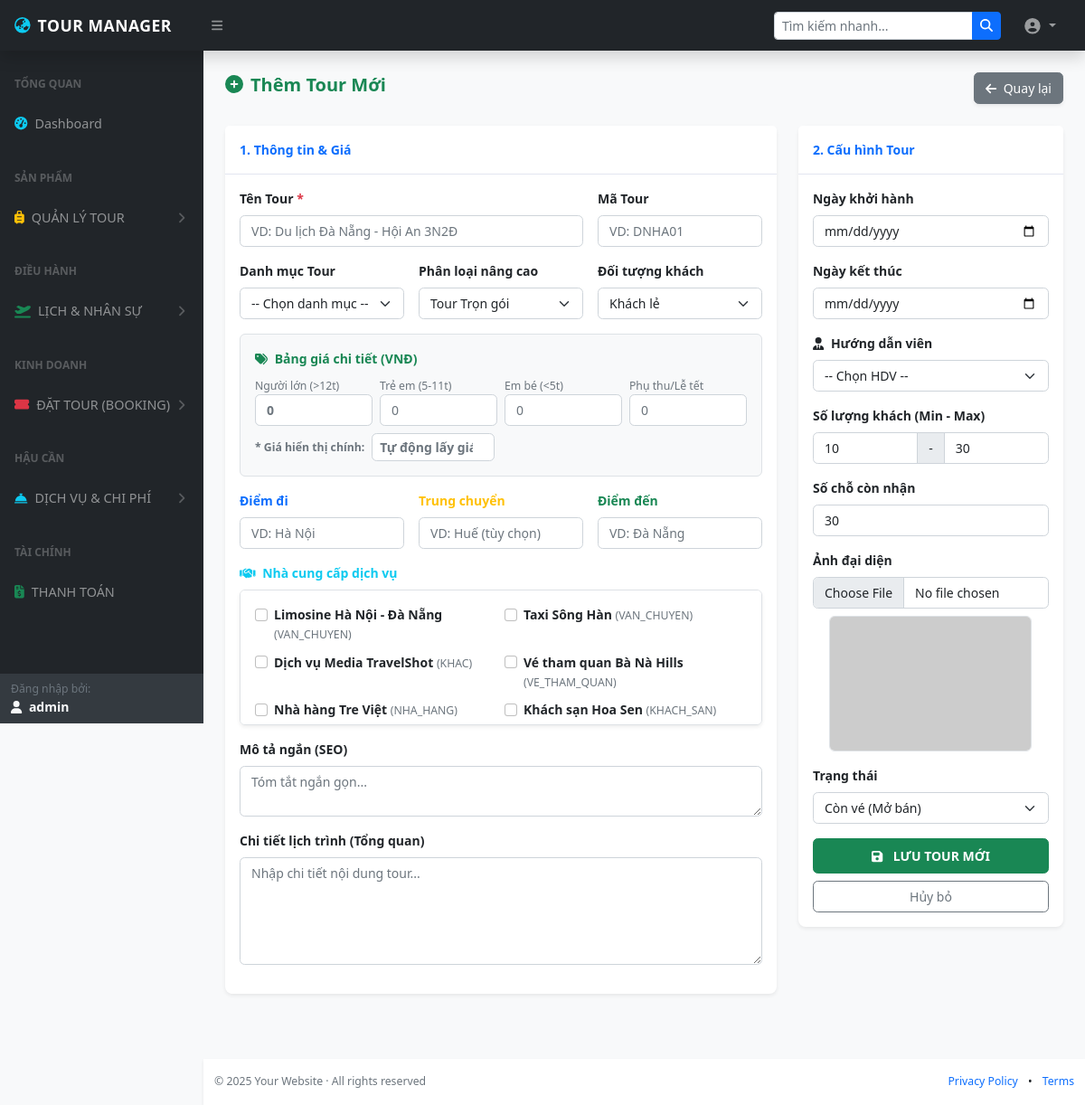
/index.php?act=tour-create (signed in), run on the app's committed database.
### tables this page shows
CREATE TABLE `nha_cung_cap` (
  `id` int NOT NULL,
  `ten_don_vi` varchar(255) NOT NULL,
  `loai_dich_vu` enum('KHACH_SAN','VAN_CHUYEN','NHA_HANG','VE_THAM_QUAN','KHAC') NOT NULL,
  `nguoi_lien_he` varchar(255) DEFAULT NULL,
  `so_dien_thoai` varchar(50) DEFAULT NULL,
  `email` varchar(255) DEFAULT NULL,
  `dia_chi` varchar(255) DEFAULT NULL,
  `ghi_chu` text
);

### controllers/TourController.php (called while the page is built, shortened)
<?php
require_once 'models/NhaCungCapModel.php';
class TourController {
    private $nccModel;
    public function __construct(PDO $db) {
        $this->nccModel = new NhaCungCapModel($db);
    }
    public function create(): void {
        $dsNcc = $this->nccModel->getAll();
        require ROOT . "/views/admin/tour_create.php";
    }
}
?>

### models/NhaCungCapModel.php (called while the page is built)
<?php
class NhaCungCapModel {
    private $conn;
    public function __construct($db) {
        $this->conn = $db;
    }
    public function getAll() {
        $stmt = $this->conn->prepare("SELECT * FROM nha_cung_cap ORDER BY id DESC");
        $stmt->execute();
        return $stmt->fetchAll(PDO::FETCH_ASSOC);
    }
}

### views/admin/tour_create.php (the view, shortened to what this page needs)
<?php require_once PATH_ROOT . '/views/header.php'; ?>
<?php
    $dsNcc = $dsNcc ?? [];
?>
<main>
    <div class="container-fluid px-4">
        <div class="d-flex justify-content-between align-items-center mt-4 mb-4">
            <h2 class="fw-bold text-success"><i class="fas fa-plus-circle me-2"></i>Thêm Tour Mới</h2>
            <a href="index.php?act=tours" class="btn btn-secondary shadow-sm">
                <i class="fas fa-arrow-left me-1"></i> Quay lại
            </a>
        </div>
        <form action="index.php?act=tour-store" method="POST" enctype="multipart/form-data">
            <div class="row">
                <div class="col-lg-8">
                    <div class="card mb-4 border-0 shadow-sm">
                        <div class="card-header bg-white fw-bold text-primary py-3">1. Thông tin & Giá</div>
                        <div class="card-body">
                            <div class="row g-3 mb-3">
                                <div class="col-md-8">
                                    <label class="form-label fw-bold">Tên Tour <span class="text-danger">*</span></label>
                                    <input type="text" name="ten_tour" class="form-control" required placeholder="VD: Du lịch Đà Nẵng - Hội An 3N2Đ">
                                </div>
                                <div class="col-md-4">
                                    <label class="form-label fw-bold">Mã Tour</label>
                                    <input type="text" name="ma_tour" class="form-control" placeholder="VD: DNHA01">
                                </div>
                            </div>
                            <div class="row g-3 mb-3">
                                <div class="col-md-4">
                                    <label class="form-label fw-bold">Danh mục Tour</label>
                                    <select name="loai_tour" class="form-select">
                                        <option value="">-- Chọn danh mục --</option>
                                    </select>
                                </div>
                                <div class="col-md-4">
                                    <label class="form-label fw-bold">Phân loại nâng cao</label>
                                    <select name="loai_tour_nang_cao" class="form-select">
                                        <option value="TRON_GOI">Tour Trọn gói</option>
                                    </select>
                                </div>
                                <div class="col-md-4">
                                    <label class="form-label fw-bold">Đối tượng khách</label>
                                    <select name="doi_tuong_khach" class="form-select">
                                        <option value="KHACH_LE">Khách lẻ</option>
                                    </select>
                                </div>
                            </div>
                            <div class="mb-3 bg-light p-3 rounded border">
                                <label class="form-label fw-bold text-success"><i class="fas fa-tags me-1"></i> Bảng giá chi tiết (VNĐ)</label>
                                <div class="row g-2">
                                    <div class="col-md-3">
                                        <label class="small text-muted">Người lớn (>12t)</label>
                                        <input type="number" name="gia_nguoi_lon" class="form-control fw-bold text-primary" placeholder="0" oninput="syncPrice(this)">
                                    </div>
                                    <div class="col-md-3">
                                        <label class="small text-muted">Trẻ em (5-11t)</label>
                                        <input type="number" name="gia_tre_em" class="form-control" placeholder="0">
                                    </div>
                                    <div class="col-md-3">
                                        <label class="small text-muted">Em bé (<5t)</label>
                                        <input type="number" name="gia_em_be" class="form-control" placeholder="0">
                                    </div>
                                    <div class="col-md-3">
                                        <label class="small text-muted">Phụ thu/Lễ tết</label>
                                        <input type="number" name="phu_thu" class="form-control" placeholder="0">
                                    </div>
                                </div>
                                <div class="mt-2 d-flex align-items-center">
                                    <label class="small me-2 fw-bold text-secondary">* Giá hiển thị chính:</label>
                                    <input type="number" name="gia_tour" id="main_price" class="form-control form-control-sm w-25 fw-bold text-danger" placeholder="Tự động lấy giá NL">
                                </div>
                            </div>
                            <div class="row g-3 mb-3">
                                <div class="col-md-4">
                                    <label class="form-label fw-bold text-primary">Điểm đi</label>
                                    <input type="text" name="dia_diem_bat_dau" class="form-control" placeholder="VD: Hà Nội">
                                </div>
                                <div class="col-md-4">
                                    <label class="form-label fw-bold text-warning">Trung chuyển</label>
                                    <input type="text" name="diem_trung_chuyen" class="form-control" placeholder="VD: Huế (tùy chọn)">
                                </div>
                                <div class="col-md-4">
                                    <label class="form-label fw-bold text-success">Điểm đến</label>
                                    <input type="text" name="dia_diem_ket_thuc" class="form-control" placeholder="VD: Đà Nẵng">
                                </div>
                            </div>
                            <div class="mb-3">
                                <label class="form-label fw-bold text-info"><i class="fas fa-handshake me-1"></i> Nhà cung cấp dịch vụ</label>
                                <div class="border rounded p-3 bg-white shadow-sm" style="max-height: 150px; overflow-y: auto;">
                                    <?php if (!empty($dsNcc)): ?>
                                        <div class="row g-2">
                                            <?php foreach ($dsNcc as $ncc): ?>
                                                <div class="col-md-6">
                                                    <div class="form-check">
                                                        <input class="form-check-input" type="checkbox" name="ncc[]" value="<?= $ncc['id'] ?>" id="ncc_<?= $ncc['id'] ?>">
                                                        <label class="form-check-label" for="ncc_<?= $ncc['id'] ?>">
                                                            <strong><?= htmlspecialchars($ncc['ten_don_vi']) ?></strong>
                                                            <small class="text-muted">(<?= htmlspecialchars($ncc['loai_dich_vu']) ?>)</small>
                                                        </label>
                                                    </div>
                                                </div>
                                            <?php endforeach; ?>
                                        </div>
                                    <?php else: ?>
                                        <p class="text-muted small mb-0">Chưa có NCC. <a href="index.php?act=nha-cung-cap" target="_blank">Thêm ngay</a></p>
                                    <?php endif; ?>
                                </div>
                            </div>
                            <div class="mb-3">
                                <label class="form-label fw-bold">Mô tả ngắn (SEO)</label>
                                <textarea name="mo_ta_ngan" class="form-control" rows="2" placeholder="Tóm tắt ngắn gọn..."></textarea>
                            </div>
                            <div class="mb-3">
                                <label class="form-label fw-bold">Chi tiết lịch trình (Tổng quan)</label>
                                <textarea name="mo_ta_chi_tiet" class="form-control" rows="5" placeholder="Nhập chi tiết nội dung tour..."></textarea>
                            </div>
                        </div>
                    </div>
                </div>
                <div class="col-lg-4">
                    <div class="card mb-4 border-0 shadow-sm">
                        <div class="card-header bg-white fw-bold text-primary py-3">2. Cấu hình Tour</div>
                        <div class="card-body">
                            <div class="mb-3">
                                <label class="form-label fw-bold">Ngày khởi hành</label>
                                <input type="date" name="ngay_khoi_hanh" class="form-control" required>
                            </div>
                            <div class="mb-3">
                                <label class="form-label fw-bold">Ngày kết thúc</label>
                                <input type="date" name="ngay_ket_thuc" class="form-control" required>
                            </div>
                            <div class="mb-3">
                                <label class="form-label fw-bold"><i class="fas fa-user-tie me-1"></i> Hướng dẫn viên</label>
                                <select name="hdv_id" class="form-select">
                                    <option value="">-- Chọn HDV --</option>
                                </select>
                            </div>
                            <div class="mb-3">
                                <label class="form-label fw-bold">Số lượng khách (Min - Max)</label>
                                <div class="input-group">
                                    <input type="number" name="so_khach_toithieu" class="form-control" value="10" placeholder="Min">
                                    <span class="input-group-text">-</span>
                                    <input type="number" name="so_luong_ve" class="form-control" value="30" placeholder="Max">
                                </div>
                            </div>
                            <div class="mb-3">
                                <label class="form-label fw-bold">Số chỗ còn nhận</label>
                                <input type="number" name="so_ve_con_lai" class="form-control" value="30">
                            </div>
                            <div class="mb-3">
                                <label class="form-label fw-bold">Ảnh đại diện</label>
                                <input type="file" name="anh_minh_hoa" class="form-control" accept="image/*" onchange="previewImage(this)">
                                <div class="mt-2 text-center">
                                    <img id="imgPreview" src="https://via.placeholder.com/300x200?text=No+Image" class="img-fluid rounded border" style="max-height: 150px; object-fit: cover;">
                                </div>
                            </div>
                            <div class="mb-3">
                                <label class="form-label fw-bold">Trạng thái</label>
                                <select name="trang_thai" class="form-select">
                                    <option value="CON_VE">Còn vé (Mở bán)</option>
                                </select>
                            </div>
                            <div class="d-grid gap-2">
                                <button type="submit" class="btn btn-success fw-bold py-2">
                                    <i class="fas fa-save me-2"></i> LƯU TOUR MỚI
                                </button>
                                <a href="index.php?act=tours" class="btn btn-outline-secondary">Hủy bỏ</a>
                            </div>
                        </div>
                    </div>
                </div>
            </div>
        </form>
    </div>
</main>
<?php require_once PATH_ROOT . '/views/footer.php'; ?>

### views/header.php (style rules this page uses)
:root { --bs-body-font-size: 0.875rem; }
body { font-size: var(--bs-body-font-size); background-color: #f8f9fa; }
h2, .h2 { font-size: 1.25rem; font-weight: 600; }
.card { border: none; box-shadow: 0 0.15rem 1.75rem 0 rgba(58, 59, 69, 0.15); border-radius: 0.5rem; }
.card-header { background-color: #fff; border-bottom: 1px solid #e3e6f0; font-weight: 600; }
.form-control, .form-select, .btn { font-size: 0.875rem; border-radius: 0.35rem; }
.input-group-text { font-size: 0.875rem; }

### data on the page
nha_cung_cap: ten_don_vi "Limosine Hà Nội - Đà Nẵng", loai_dich_vu "VAN_CHUYEN"
nha_cung_cap: ten_don_vi "Taxi Sông Hàn", loai_dich_vu "VAN_CHUYEN"
nha_cung_cap: ten_don_vi "Dịch vụ Media TravelShot", loai_dich_vu "KHAC"
nha_cung_cap: ten_don_vi "Vé tham quan Bà Nà Hills", loai_dich_vu "VE_THAM_QUAN"
nha_cung_cap: ten_don_vi "Nhà hàng Tre Việt", loai_dich_vu "NHA_HANG"
nha_cung_cap: ten_don_vi "Khách sạn Hoa Sen", loai_dich_vu "KHACH_SAN"

### other printed values
$_SESSION['user_admin']['username'] "admin"
